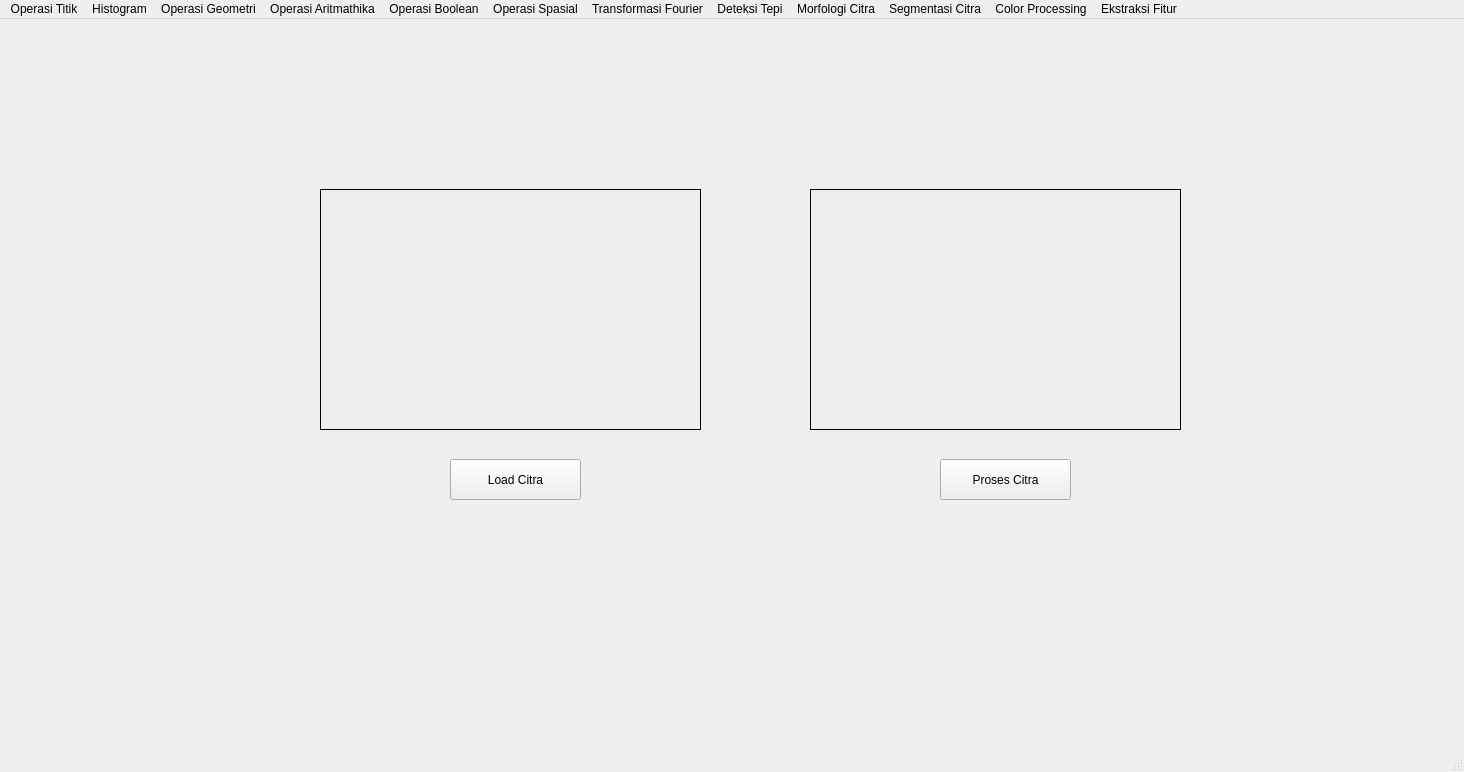
<?xml version="1.0" encoding="UTF-8"?>
<ui version="4.0">
 <class>MainWindow</class>
 <widget class="QMainWindow" name="MainWindow">
  <property name="geometry">
   <rect>
    <x>0</x>
    <y>0</y>
    <width>1464</width>
    <height>772</height>
   </rect>
  </property>
  <property name="windowTitle">
   <string>MainWindow</string>
  </property>
  <widget class="QWidget" name="centralwidget">
   <widget class="QPushButton" name="butto_loadCitra">
    <property name="geometry">
     <rect>
      <x>450</x>
      <y>440</y>
      <width>131</width>
      <height>41</height>
     </rect>
    </property>
    <property name="text">
     <string>Load Citra</string>
    </property>
   </widget>
   <widget class="QLabel" name="label">
    <property name="geometry">
     <rect>
      <x>320</x>
      <y>170</y>
      <width>381</width>
      <height>241</height>
     </rect>
    </property>
    <property name="frameShape">
     <enum>QFrame::Box</enum>
    </property>
    <property name="text">
     <string/>
    </property>
   </widget>
   <widget class="QLabel" name="label_2">
    <property name="geometry">
     <rect>
      <x>810</x>
      <y>170</y>
      <width>371</width>
      <height>241</height>
     </rect>
    </property>
    <property name="frameShape">
     <enum>QFrame::Box</enum>
    </property>
    <property name="text">
     <string/>
    </property>
   </widget>
   <widget class="QPushButton" name="butto_prosesCitra">
    <property name="geometry">
     <rect>
      <x>940</x>
      <y>440</y>
      <width>131</width>
      <height>41</height>
     </rect>
    </property>
    <property name="text">
     <string>Proses Citra</string>
    </property>
   </widget>
  </widget>
  <widget class="QMenuBar" name="menubar">
   <property name="geometry">
    <rect>
     <x>0</x>
     <y>0</y>
     <width>1464</width>
     <height>26</height>
    </rect>
   </property>
   <widget class="QMenu" name="menuOperasi_Titik">
    <property name="title">
     <string>Operasi Titik</string>
    </property>
    <addaction name="actionOperasi_Pencerahan"/>
    <addaction name="actionSimple_Con"/>
    <addaction name="actionContrast_Streching"/>
    <addaction name="actionNegative"/>
    <addaction name="actionBiner"/>
   </widget>
   <widget class="QMenu" name="menuHistrogram">
    <property name="title">
     <string>Histogram</string>
    </property>
    <addaction name="actionHistogram_Grayscale"/>
    <addaction name="actionHistogram_RGB"/>
    <addaction name="actionHistogram_Equalization"/>
   </widget>
   <widget class="QMenu" name="menuOperasi_Geometri">
    <property name="title">
     <string>Operasi Geometri</string>
    </property>
    <widget class="QMenu" name="menuRotasi">
     <property name="title">
      <string>Rotasi</string>
     </property>
     <addaction name="action45_Derajat"/>
     <addaction name="action_45_Derajat"/>
     <addaction name="action90_Derajat"/>
     <addaction name="action_90_Derajat"/>
     <addaction name="action180_Deraajt"/>
    </widget>
    <widget class="QMenu" name="menuResize">
     <property name="title">
      <string>Resize</string>
     </property>
     <widget class="QMenu" name="menuZoom_In">
      <property name="title">
       <string>Zoom In</string>
      </property>
      <addaction name="action2X"/>
      <addaction name="action3X"/>
      <addaction name="action4x"/>
     </widget>
     <widget class="QMenu" name="menuZoom_Out">
      <property name="title">
       <string>Zoom Out</string>
      </property>
      <addaction name="action1_2"/>
      <addaction name="action1_4"/>
      <addaction name="action3_4"/>
     </widget>
     <addaction name="menuZoom_In"/>
     <addaction name="menuZoom_Out"/>
    </widget>
    <addaction name="actionTranslasi"/>
    <addaction name="menuRotasi"/>
    <addaction name="menuResize"/>
    <addaction name="actionCrop"/>
   </widget>
   <widget class="QMenu" name="menuOperasi_Aritmathika">
    <property name="title">
     <string>Operasi Aritmathika</string>
    </property>
    <addaction name="actionTambah_dan_Kurang"/>
    <addaction name="actionKali_dan_Bagi"/>
   </widget>
   <widget class="QMenu" name="menuOperasi_Boolean">
    <property name="title">
     <string>Operasi Boolean</string>
    </property>
    <addaction name="actionOperasi_AND"/>
    <addaction name="actionOperasi_OR"/>
    <addaction name="actionOperasi_XOR"/>
   </widget>
   <widget class="QMenu" name="menuOperasi_Spasial">
    <property name="title">
     <string>Operasi Spasial</string>
    </property>
    <widget class="QMenu" name="menuKonvolusi">
     <property name="title">
      <string>Konvolusi</string>
     </property>
     <addaction name="actionKonvolusi_A"/>
     <addaction name="actionKonvolusi_B"/>
    </widget>
    <widget class="QMenu" name="menuMean_Filter">
     <property name="title">
      <string>Mean Filter</string>
     </property>
     <addaction name="actionKernel_1_4"/>
     <addaction name="actionKernel_1_9"/>
    </widget>
    <widget class="QMenu" name="menuSharping_Filter">
     <property name="title">
      <string>Sharping Filter</string>
     </property>
     <addaction name="actionKe_1"/>
     <addaction name="actionKe_2"/>
     <addaction name="actionKe_3"/>
     <addaction name="actionKe_4"/>
     <addaction name="actionKe_5"/>
     <addaction name="actionKe_6"/>
     <addaction name="actionLaplace"/>
    </widget>
    <addaction name="menuKonvolusi"/>
    <addaction name="menuMean_Filter"/>
    <addaction name="actionGaussian_Filter"/>
    <addaction name="menuSharping_Filter"/>
    <addaction name="actionMedian_Filter"/>
    <addaction name="actionMaxFilter"/>
    <addaction name="actionMinFilter"/>
   </widget>
   <widget class="QMenu" name="menuTransformasi_Fourier">
    <property name="title">
     <string>Transformasi Fourier</string>
    </property>
    <addaction name="actionDFT_Smoothing_Image"/>
    <addaction name="actionDFT_Edge_Detection"/>
   </widget>
   <widget class="QMenu" name="menuDeteksi_Tepi">
    <property name="title">
     <string>Deteksi Tepi</string>
    </property>
    <addaction name="actionOperasi_Sobel"/>
    <addaction name="actionOperasi_Prewitt"/>
    <addaction name="actionOperasi_Robert"/>
    <addaction name="actionOperasi_Canny"/>
   </widget>
   <widget class="QMenu" name="menuMorfologi_Citra">
    <property name="title">
     <string>Morfologi Citra</string>
    </property>
    <addaction name="actionErosi"/>
    <addaction name="actionDilasi"/>
    <addaction name="actionOpening"/>
    <addaction name="actionClosing"/>
    <addaction name="actionSkeletonizing"/>
   </widget>
   <widget class="QMenu" name="menuSegmentasi_Citra">
    <property name="title">
     <string>Segmentasi Citra</string>
    </property>
    <widget class="QMenu" name="menuGlobal_Thresholding">
     <property name="title">
      <string>Global Thresholding</string>
     </property>
     <addaction name="actionBinary_2"/>
     <addaction name="actionInverse_Binary"/>
     <addaction name="actionTrunc_2"/>
     <addaction name="actionTo_Zero_2"/>
     <addaction name="actionInverse_To_Zero_2"/>
    </widget>
    <widget class="QMenu" name="menuLocal_Thresholding">
     <property name="title">
      <string>Local Thresholding</string>
     </property>
     <addaction name="actionMean_Thresholding"/>
     <addaction name="actionGaussian_Thresholding"/>
     <addaction name="actionOtsu_Thresholding"/>
    </widget>
    <addaction name="menuGlobal_Thresholding"/>
    <addaction name="menuLocal_Thresholding"/>
    <addaction name="actionContour"/>
    <addaction name="separator"/>
   </widget>
   <widget class="QMenu" name="menuColor_Processing">
    <property name="title">
     <string>Color Processing</string>
    </property>
    <addaction name="actionColor_Tracking"/>
    <addaction name="actionColor_Picker"/>
   </widget>
   <widget class="QMenu" name="menuHaar_Cascade">
    <property name="title">
     <string>Ekstraksi Fitur</string>
    </property>
    <addaction name="actionObject_detection"/>
    <addaction name="actionHistogram_of_Gradient"/>
    <addaction name="actionFace_Detection"/>
    <addaction name="actionPedestrian"/>
    <addaction name="actionCircle_Hough"/>
   </widget>
   <addaction name="menuOperasi_Titik"/>
   <addaction name="menuHistrogram"/>
   <addaction name="menuOperasi_Geometri"/>
   <addaction name="menuOperasi_Aritmathika"/>
   <addaction name="menuOperasi_Boolean"/>
   <addaction name="menuOperasi_Spasial"/>
   <addaction name="menuTransformasi_Fourier"/>
   <addaction name="menuDeteksi_Tepi"/>
   <addaction name="menuMorfologi_Citra"/>
   <addaction name="menuSegmentasi_Citra"/>
   <addaction name="menuColor_Processing"/>
   <addaction name="menuHaar_Cascade"/>
  </widget>
  <widget class="QStatusBar" name="statusbar"/>
  <action name="actionOperasi_Pencerahan">
   <property name="text">
    <string>Operasi Pencerahan</string>
   </property>
  </action>
  <action name="actionSimple_Con">
   <property name="text">
    <string>Simple Contrast</string>
   </property>
  </action>
  <action name="actionContrast_Streching">
   <property name="text">
    <string>Contrast Streching</string>
   </property>
  </action>
  <action name="actionNegative">
   <property name="text">
    <string>Negative</string>
   </property>
  </action>
  <action name="actionBiner">
   <property name="text">
    <string>Biner</string>
   </property>
  </action>
  <action name="actionHistogram_Grayscale">
   <property name="text">
    <string>Histogram Grayscale</string>
   </property>
  </action>
  <action name="actionHistogram_RGB">
   <property name="text">
    <string>Histogram RGB</string>
   </property>
  </action>
  <action name="actionHistogram_Equalization">
   <property name="text">
    <string>Histogram Equalization</string>
   </property>
  </action>
  <action name="actionTranslasi">
   <property name="text">
    <string>Translasi</string>
   </property>
  </action>
  <action name="action90_Derajat">
   <property name="text">
    <string>90 Derajat</string>
   </property>
  </action>
  <action name="actionCrop">
   <property name="text">
    <string>Crop</string>
   </property>
  </action>
  <action name="actionTambah_dan_Kurang">
   <property name="text">
    <string>Tambah dan Kurang</string>
   </property>
  </action>
  <action name="actionOperasi_AND">
   <property name="text">
    <string>Operasi AND</string>
   </property>
  </action>
  <action name="action_45_Derajat">
   <property name="text">
    <string>-45 Derajat</string>
   </property>
  </action>
  <action name="action45_Derajat">
   <property name="text">
    <string>45 Derajat</string>
   </property>
  </action>
  <action name="action_90_Derajat">
   <property name="text">
    <string>-90 Derajat</string>
   </property>
  </action>
  <action name="action180_Deraajt">
   <property name="text">
    <string>180 Deraajt</string>
   </property>
  </action>
  <action name="action2X">
   <property name="text">
    <string>2X</string>
   </property>
  </action>
  <action name="action3X">
   <property name="text">
    <string>3X</string>
   </property>
  </action>
  <action name="action4x">
   <property name="text">
    <string>4x</string>
   </property>
  </action>
  <action name="action1_2">
   <property name="text">
    <string>1/2</string>
   </property>
  </action>
  <action name="action1_4">
   <property name="text">
    <string>1/4</string>
   </property>
  </action>
  <action name="action3_4">
   <property name="text">
    <string>3/4</string>
   </property>
  </action>
  <action name="actionOperasi_OR">
   <property name="text">
    <string>Operasi OR</string>
   </property>
  </action>
  <action name="actionOperasi_XOR">
   <property name="text">
    <string>Operasi XOR</string>
   </property>
  </action>
  <action name="actionKali_dan_Bagi">
   <property name="text">
    <string>Kali dan Bagi</string>
   </property>
  </action>
  <action name="actionKonvolusi_A">
   <property name="text">
    <string>Konvolusi A</string>
   </property>
  </action>
  <action name="actionKonvolusi_B">
   <property name="text">
    <string>Konvolusi B</string>
   </property>
  </action>
  <action name="actionKernel_1_4">
   <property name="text">
    <string>Kernel 1/4</string>
   </property>
  </action>
  <action name="actionKernel_1_9">
   <property name="text">
    <string>Kernel 1/9</string>
   </property>
  </action>
  <action name="actionGaussian_Filter">
   <property name="text">
    <string>Gaussian Filter</string>
   </property>
  </action>
  <action name="actionMedian_Filter">
   <property name="text">
    <string>Median Filter</string>
   </property>
  </action>
  <action name="actionMaxFilter">
   <property name="text">
    <string>MaxFilter</string>
   </property>
  </action>
  <action name="actionMinFilter">
   <property name="text">
    <string>MinFilter</string>
   </property>
  </action>
  <action name="actionKe_1">
   <property name="text">
    <string>Ke 1</string>
   </property>
  </action>
  <action name="actionKe_2">
   <property name="text">
    <string>Ke 2</string>
   </property>
  </action>
  <action name="actionKe_3">
   <property name="text">
    <string>Ke 3</string>
   </property>
  </action>
  <action name="actionKe_4">
   <property name="text">
    <string>Ke 4</string>
   </property>
  </action>
  <action name="actionKe_5">
   <property name="text">
    <string>Ke 5</string>
   </property>
  </action>
  <action name="actionKe_6">
   <property name="text">
    <string>Ke 6</string>
   </property>
  </action>
  <action name="actionLaplace">
   <property name="text">
    <string>Laplace</string>
   </property>
  </action>
  <action name="actionDFT_Smoothing_Image">
   <property name="text">
    <string>DFT Smoothing Image</string>
   </property>
  </action>
  <action name="actionDFT_Edge_Detection">
   <property name="text">
    <string>DFT Edge Detection</string>
   </property>
  </action>
  <action name="actionOperasi_Sobel">
   <property name="text">
    <string>Operasi Sobel</string>
   </property>
  </action>
  <action name="actionOperasi_Prewitt">
   <property name="text">
    <string>Operasi Prewitt</string>
   </property>
  </action>
  <action name="actionOperasi_Robert">
   <property name="text">
    <string>Operasi Robert</string>
   </property>
  </action>
  <action name="actionOperasi_Canny">
   <property name="text">
    <string>Operasi Canny</string>
   </property>
  </action>
  <action name="actionErosi">
   <property name="text">
    <string>Erosi</string>
   </property>
  </action>
  <action name="actionBinary">
   <property name="text">
    <string>Binary</string>
   </property>
  </action>
  <action name="actionBinaty_inversi">
   <property name="text">
    <string>Inverse Binary</string>
   </property>
  </action>
  <action name="actionTrunc">
   <property name="text">
    <string>Trunc</string>
   </property>
  </action>
  <action name="actionTo_Zero">
   <property name="text">
    <string>To Zero </string>
   </property>
  </action>
  <action name="actionInverse_To_Zero">
   <property name="text">
    <string>Inverse To Zero</string>
   </property>
  </action>
  <action name="actionDilasi">
   <property name="text">
    <string>Dilasi</string>
   </property>
  </action>
  <action name="actionOpening">
   <property name="text">
    <string>Opening</string>
   </property>
  </action>
  <action name="actionClosing">
   <property name="text">
    <string>Closing</string>
   </property>
  </action>
  <action name="actionBinary_2">
   <property name="text">
    <string>Binary</string>
   </property>
  </action>
  <action name="actionInverse_Binary">
   <property name="text">
    <string>Inverse Binary</string>
   </property>
  </action>
  <action name="actionTrunc_2">
   <property name="text">
    <string>Trunc</string>
   </property>
  </action>
  <action name="actionTo_Zero_2">
   <property name="text">
    <string>To Zero</string>
   </property>
  </action>
  <action name="actionInverse_To_Zero_2">
   <property name="text">
    <string>Inverse To Zero</string>
   </property>
  </action>
  <action name="actionMean_Thresholding">
   <property name="text">
    <string>Mean Thresholding</string>
   </property>
  </action>
  <action name="actionGaussian_Thresholding">
   <property name="text">
    <string>Gaussian Thresholding</string>
   </property>
  </action>
  <action name="actionOtsu_Thresholding">
   <property name="text">
    <string>Otsu Thresholding</string>
   </property>
  </action>
  <action name="actionContour">
   <property name="text">
    <string>Contour</string>
   </property>
  </action>
  <action name="actionSkeletoning">
   <property name="text">
    <string>Skeletoning</string>
   </property>
  </action>
  <action name="actionSkeletonizing">
   <property name="text">
    <string>Skeletonizing</string>
   </property>
  </action>
  <action name="actionColor_Tracking">
   <property name="text">
    <string>Color Tracking</string>
   </property>
  </action>
  <action name="actionColor_Picker">
   <property name="text">
    <string>Color Picker</string>
   </property>
  </action>
  <action name="actionObject_detection">
   <property name="text">
    <string>Object detection</string>
   </property>
  </action>
  <action name="actionHistogram_of_Gradient">
   <property name="text">
    <string>Histogram of Gradient</string>
   </property>
  </action>
  <action name="actionFace_Detection">
   <property name="text">
    <string>Face Detection</string>
   </property>
  </action>
  <action name="actionPedestrian">
   <property name="text">
    <string>Pedestrian</string>
   </property>
  </action>
  <action name="actionCircle_Hough">
   <property name="text">
    <string>Circle Hough</string>
   </property>
  </action>
 </widget>
 <resources/>
 <connections/>
</ui>
